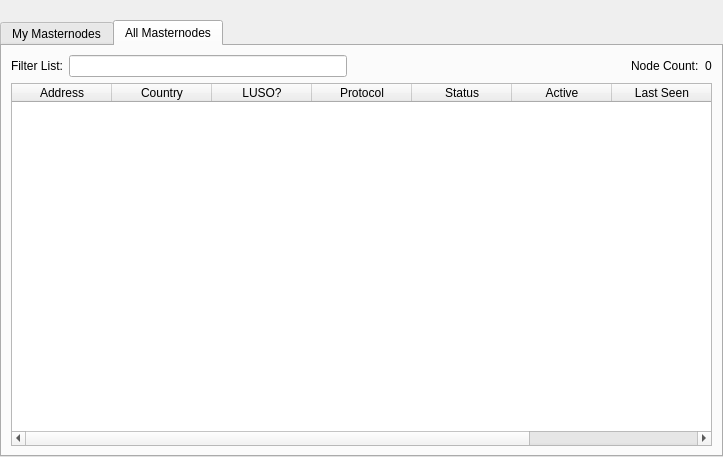
<?xml version="1.0" encoding="UTF-8"?>
<ui version="4.0">
 <class>MasternodeList</class>
 <widget class="QWidget" name="MasternodeList">
  <property name="geometry">
   <rect>
    <x>0</x>
    <y>0</y>
    <width>723</width>
    <height>457</height>
   </rect>
  </property>
  <property name="windowTitle">
   <string>Form</string>
  </property>
  <layout class="QVBoxLayout" name="topLayout">
   <property name="leftMargin">
    <number>0</number>
   </property>
   <property name="topMargin">
    <number>0</number>
   </property>
   <property name="rightMargin">
    <number>0</number>
   </property>
   <property name="bottomMargin">
    <number>0</number>
   </property>
   <item>
    <layout class="QVBoxLayout" name="verticalLayout">
     <property name="bottomMargin">
      <number>0</number>
     </property>
     <item>
      <spacer name="horizontalSpacer0">
       <property name="orientation">
        <enum>Qt::Horizontal</enum>
       </property>
       <property name="sizeHint" stdset="0">
        <size>
         <width>40</width>
         <height>20</height>
        </size>
       </property>
      </spacer>
     </item>
     <item>
      <widget class="QTabWidget" name="tabWidget">
       <property name="currentIndex">
        <number>1</number>
       </property>
       <widget class="QWidget" name="tabMyMasternodes">
        <attribute name="title">
         <string>My Masternodes</string>
        </attribute>
        <layout class="QGridLayout" name="gridLayout_2">
         <item row="0" column="0">
          <layout class="QVBoxLayout" name="verticalLayout_2">
           <property name="bottomMargin">
            <number>0</number>
           </property>
           <item>
            <layout class="QHBoxLayout" name="horizontalLayout_note">
             <property name="bottomMargin">
              <number>0</number>
             </property>
             <item>
              <widget class="QLabel" name="updateNote">
               <property name="text">
                <string>Note: Status of your masternodes in local wallet can potentially be slightly incorrect.&lt;br /&gt;Always wait for wallet to sync additional data and then double check from another node&lt;br /&gt;if your masternode should be running but you still do not see &quot;ENABLED&quot; in &quot;Status&quot; field.</string>
               </property>
              </widget>
             </item>
            </layout>
           </item>
           <item>
            <widget class="QTableWidget" name="tableWidgetMyMasternodes">
             <property name="minimumSize">
              <size>
               <width>695</width>
               <height>0</height>
              </size>
             </property>
             <property name="editTriggers">
              <set>QAbstractItemView::NoEditTriggers</set>
             </property>
             <property name="alternatingRowColors">
              <bool>true</bool>
             </property>
             <property name="selectionMode">
              <enum>QAbstractItemView::SingleSelection</enum>
             </property>
             <property name="selectionBehavior">
              <enum>QAbstractItemView::SelectRows</enum>
             </property>
             <property name="sortingEnabled">
              <bool>true</bool>
             </property>
             <attribute name="horizontalHeaderStretchLastSection">
              <bool>true</bool>
             </attribute>
             <column>
              <property name="text">
               <string>Alias</string>
              </property>
             </column>
             <column>
              <property name="text">
               <string>Address</string>
              </property>
             </column>
             <column>
              <property name="text">
               <string>Protocol</string>
              </property>
             </column>
             <column>
              <property name="text">
               <string>Status</string>
              </property>
             </column>
             <column>
              <property name="text">
               <string>Active</string>
              </property>
             </column>
             <column>
              <property name="text">
               <string>Last Seen</string>
              </property>
             </column>
             <column>
              <property name="text">
               <string>Payee</string>
              </property>
             </column>
            </widget>
           </item>
           <item>
            <layout class="QHBoxLayout" name="horizontalLayout_5">
             <property name="bottomMargin">
              <number>0</number>
             </property>
             <item>
              <widget class="QPushButton" name="startButton">
               <property name="text">
                <string>S&amp;tart alias</string>
               </property>
              </widget>
             </item>
             <item>
              <widget class="QPushButton" name="startAllButton">
               <property name="text">
                <string>Start &amp;all</string>
               </property>
              </widget>
             </item>
             <item>
              <widget class="QPushButton" name="startMissingButton">
               <property name="text">
                <string>Start &amp;MISSING</string>
               </property>
              </widget>
             </item>
             <item>
              <widget class="QPushButton" name="UpdateButton">
               <property name="text">
                <string>&amp;Update status</string>
               </property>
              </widget>
             </item>
             <item>
              <widget class="QLabel" name="autoupdate_label">
               <property name="text">
                <string>Status will be updated automatically in (sec):</string>
               </property>
              </widget>
             </item>
             <item>
              <widget class="QLabel" name="secondsLabel">
               <property name="text">
                <string>0</string>
               </property>
              </widget>
             </item>
             <item>
              <spacer name="horizontalSpacer_5">
               <property name="orientation">
                <enum>Qt::Horizontal</enum>
               </property>
               <property name="sizeHint" stdset="0">
                <size>
                 <width>40</width>
                 <height>20</height>
                </size>
               </property>
              </spacer>
             </item>
            </layout>
           </item>
          </layout>
         </item>
        </layout>
       </widget>
       <widget class="QWidget" name="tabAllMasternodes">
        <attribute name="title">
         <string>All Masternodes</string>
        </attribute>
        <layout class="QGridLayout" name="gridLayout">
         <item row="1" column="0">
          <widget class="QTableWidget" name="tableWidgetMasternodes">
           <property name="editTriggers">
            <set>QAbstractItemView::NoEditTriggers</set>
           </property>
           <property name="alternatingRowColors">
            <bool>true</bool>
           </property>
           <property name="selectionBehavior">
            <enum>QAbstractItemView::SelectRows</enum>
           </property>
           <property name="sortingEnabled">
            <bool>true</bool>
           </property>
           <attribute name="horizontalHeaderStretchLastSection">
            <bool>true</bool>
           </attribute>
           <column>
            <property name="text">
             <string>Address</string>
            </property>
           </column>
           <column>
            <property name="text">
             <string>Country</string>
            </property>
           </column>
           <column>
            <property name="text">
             <string>LUSO?</string>
            </property>
           </column>
           <column>
            <property name="text">
             <string>Protocol</string>
            </property>
           </column>
           <column>
            <property name="text">
             <string>Status</string>
            </property>
           </column>
           <column>
            <property name="text">
             <string>Active</string>
            </property>
           </column>
           <column>
            <property name="text">
             <string>Last Seen</string>
            </property>
           </column>
           <column>
            <property name="text">
             <string>Payee</string>
            </property>
           </column>
          </widget>
         </item>
         <item row="0" column="0">
          <layout class="QHBoxLayout" name="horizontalLayout_3">
           <property name="bottomMargin">
            <number>0</number>
           </property>
           <item>
            <widget class="QLabel" name="label_filter">
             <property name="text">
              <string>Filter List:</string>
             </property>
            </widget>
           </item>
           <item>
            <widget class="QLineEdit" name="filterLineEdit">
             <property name="toolTip">
              <string>Filter masternode list</string>
             </property>
            </widget>
           </item>
           <item>
            <spacer name="horizontalSpacer_3">
             <property name="orientation">
              <enum>Qt::Horizontal</enum>
             </property>
             <property name="sizeHint" stdset="0">
              <size>
               <width>10</width>
               <height>20</height>
              </size>
             </property>
            </spacer>
           </item>
           <item>
            <widget class="QLabel" name="label_count">
             <property name="text">
              <string>Node Count:</string>
             </property>
            </widget>
           </item>
           <item>
            <widget class="QLabel" name="countLabel">
             <property name="text">
              <string>0</string>
             </property>
            </widget>
           </item>
          </layout>
         </item>
        </layout>
       </widget>
      </widget>
     </item>
    </layout>
   </item>
  </layout>
 </widget>
 <resources/>
 <connections/>
</ui>
